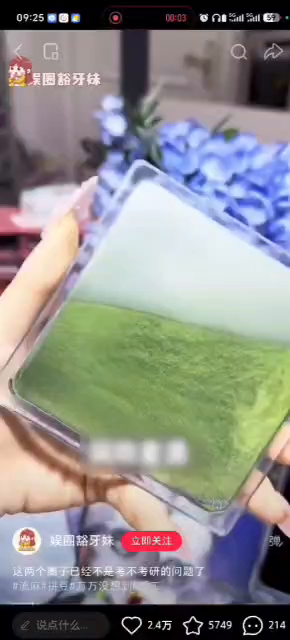
#> input picture frame 0 of tmp_cd1bee51b6822d34f511239cff2bccf2188dc9fde12bb707.mp4, 290 x 640 px
$ python extract_frames.py
#> lines starting #> are read from the running program, lines starting #| are printed output that depends on the picture; pictures that were not available may be replaced by others from this repository, and a replacement may not be noted
import cv2, os

videos = [
    r'D:\hmprojects\HelloWorld\tmp_cd1bee51b6822d34f511239cff2bccf2188dc9fde12bb707.mp4',
    r'D:\hmprojects\HelloWorld\tmp_6b849d7acace5f7317740f4079354138ce70d40a4ed00e5c.mp4',
]

out_dir = os.path.join(os.environ.get('TEMP', r'C:\Users\admin\AppData\Local\Temp'), 'frames')
os.makedirs(out_dir, exist_ok=True)

for i, vpath in enumerate(videos):
    cap = cv2.VideoCapture(vpath)
    total = int(cap.get(cv2.CAP_PROP_FRAME_COUNT))
    fps = cap.get(cv2.CAP_PROP_FPS)
    w = int(cap.get(cv2.CAP_PROP_FRAME_WIDTH))
    h = int(cap.get(cv2.CAP_PROP_FRAME_HEIGHT))
    duration = total / fps if fps > 0 else 0
    print(f'Video {i+1}: {total} frames, {fps:.1f} fps, {w}x{h}, {duration:.1f}s')

    num_samples = 8
    for j in range(num_samples):
        frame_idx = int(total * j / num_samples)
        cap.set(cv2.CAP_PROP_POS_FRAMES, frame_idx)
        ret, frame = cap.read()
        if ret:
            out_path = os.path.join(out_dir, f'video{i+1}_frame{j}.jpg')
            cv2.imwrite(out_path, frame)
            print(f'  Saved frame {j} at idx {frame_idx}')
#> this loop made 8 passes
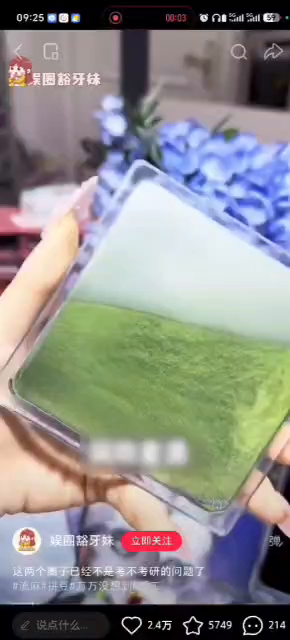
#> input picture frame 0 of tmp_cd1bee51b6822d34f511239cff2bccf2188dc9fde12bb707.mp4, 290 x 640 px
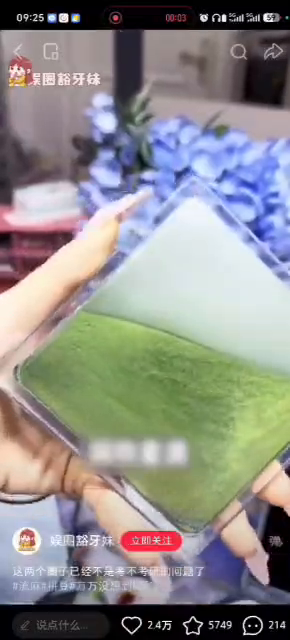
#> input picture frame 6 of tmp_cd1bee51b6822d34f511239cff2bccf2188dc9fde12bb707.mp4, 290 x 640 px
#> pass 3, `ret, frame = cap.read()`:
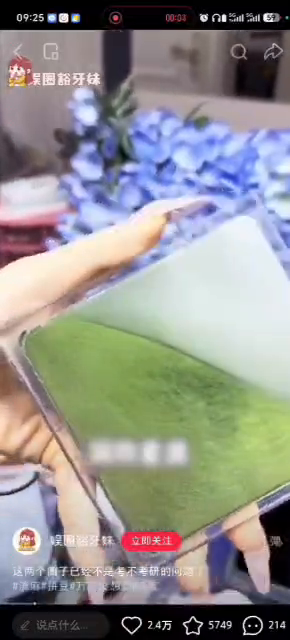
#> frame: shape (640, 290, 3); mean B, G, R 140.7, 143.8, 145
    cap.release()
print('Done')

$ run again, starting later in the video
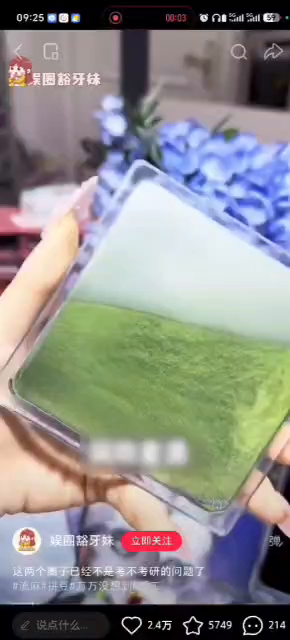
#> input picture frame 0 of tmp_cd1bee51b6822d34f511239cff2bccf2188dc9fde12bb707.mp4, 290 x 640 px
#> the loop `for j in range(num_samples):` made 8 passes
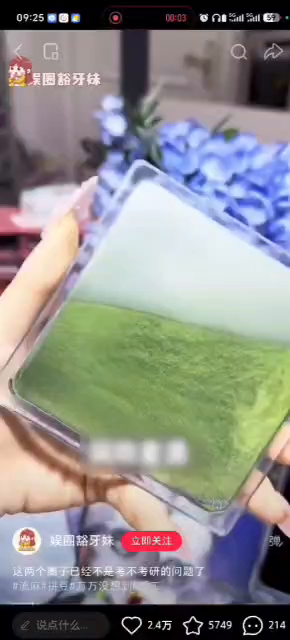
#> input picture frame 0 of tmp_cd1bee51b6822d34f511239cff2bccf2188dc9fde12bb707.mp4, 290 x 640 px
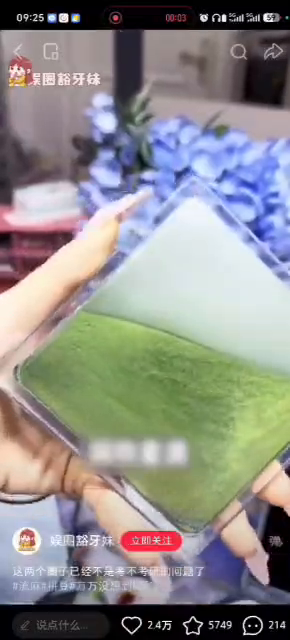
#> input picture frame 6 of tmp_cd1bee51b6822d34f511239cff2bccf2188dc9fde12bb707.mp4, 290 x 640 px

$ run again, starting later in the video
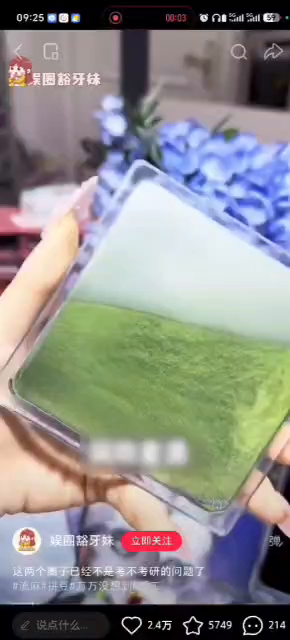
#> input picture frame 0 of tmp_cd1bee51b6822d34f511239cff2bccf2188dc9fde12bb707.mp4, 290 x 640 px
#> the loop `for j in range(num_samples):` made 8 passes
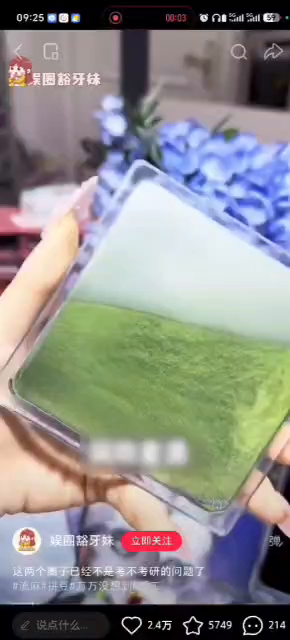
#> input picture frame 0 of tmp_cd1bee51b6822d34f511239cff2bccf2188dc9fde12bb707.mp4, 290 x 640 px
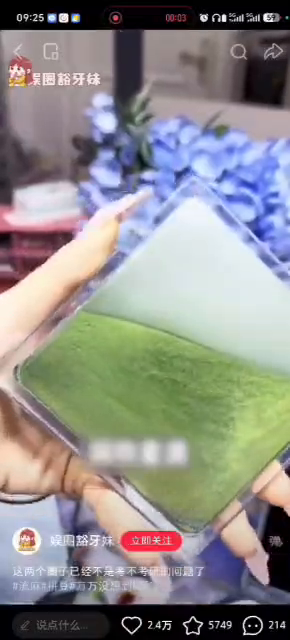
#> input picture frame 6 of tmp_cd1bee51b6822d34f511239cff2bccf2188dc9fde12bb707.mp4, 290 x 640 px
